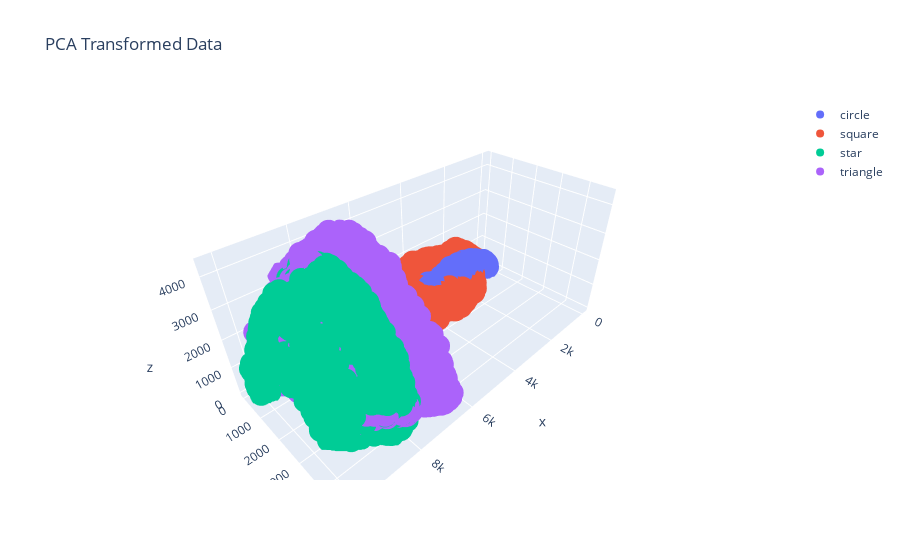

Notebook source saved alongside this figure:
### Code cell
import plotly.graph_objects as go
fig = go.Figure(layout=dict(title = 'PCA Transformed Data'))

for key, val in dataset.label_names.items():
    sub_dataset = dataset[dataset[:][1] == val]
    pca_transformed = abs(np.matmul(sub_dataset[0], U[:, :3]) )
    fig.add_trace(go.Scatter3d(
        x = pca_transformed[:, 0],
        y = pca_transformed[:, 1],
        z = pca_transformed[:, 2],
        name = key,
        mode='markers'
    ))
fig.show()

### Figure 1 — Plotly figure (JSON) as saved in the notebook; plotly's stock layout.template omitted (floating-point values rounded to 4 significant figures; data arrays with more than 128 entries replaced by an {"elided": "..."} marker saying what was removed)
{"data": [{"mode": "markers", "name": "circle", "type": "scatter3d", "x": {"elided": "3720 float values"}, "y": {"elided": "3720 float values"}, "z": {"elided": "3720 float values"}}, {"mode": "markers", "name": "square", "type": "scatter3d", "x": {"elided": "3765 float values"}, "y": {"elided": "3765 float values"}, "z": {"elided": "3765 float values"}}, {"mode": "markers", "name": "star", "type": "scatter3d", "x": {"elided": "3765 float values"}, "y": {"elided": "3765 float values"}, "z": {"elided": "3765 float values"}}, {"mode": "markers", "name": "triangle", "type": "scatter3d", "x": {"elided": "3720 float values"}, "y": {"elided": "3720 float values"}, "z": {"elided": "3720 float values"}}], "layout": {"title": {"text": "PCA Transformed Data"}}}
